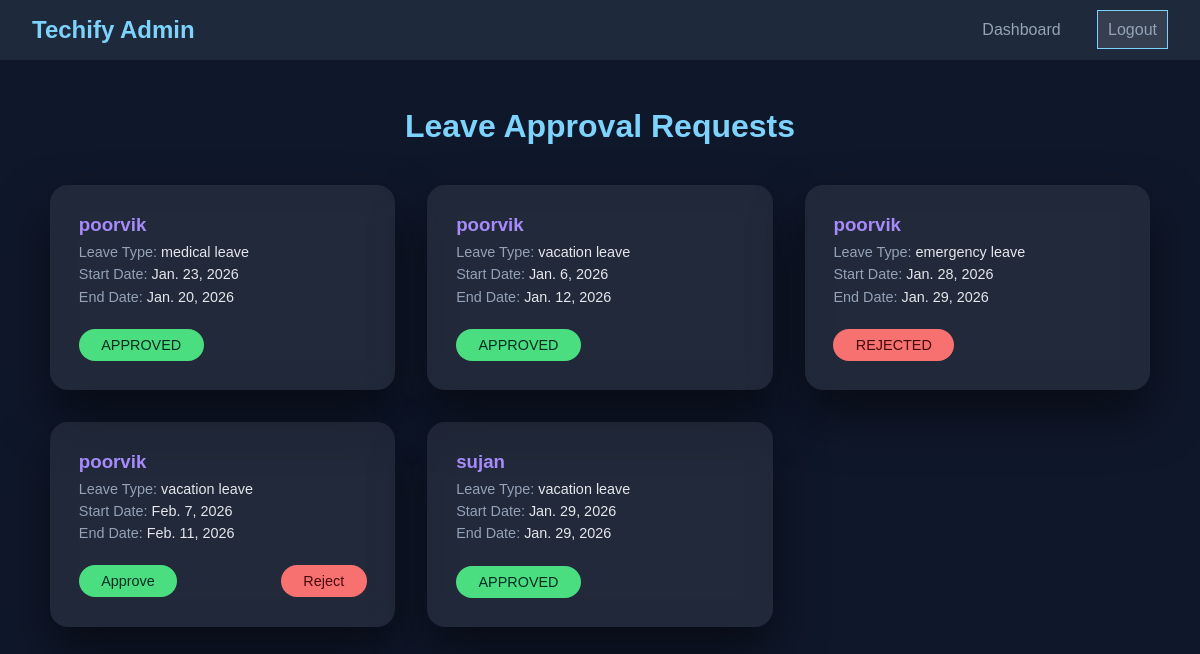
/leave/view-leave (signed in), run on the app's committed database.
### leave/models.py (models this page shows, shortened)
class Leave(models.Model):
    user=models.ForeignKey(User,on_delete=models.CASCADE , related_name='leave')
    leave_type=models.CharField(max_length=70)
    start_date=models.DateField()
    end_date=models.DateField()
    reason=models.TextField()
    status=models.CharField(max_length=10,default='Pending')

### leave/views.py (the view)
# urls.py: path('view-leave',view_leave,name='view_leave'),
@login_required
def view_leave(request):
    if request.user.profile.role!='admin':
        return redirect('staff_dashboard')
    leaves=Leave.objects.all()
    return render(request,'leave/leave_approval.html',{'leaves':leaves})

### template/leave/leave_approval.html (shortened to what this page needs)
<!DOCTYPE html>
{% load static %}
<html lang="en">
<head>
    <link rel="stylesheet" href="{% static 'css/leave_approval.css' %}">
</head>
<body>
    <div class="navbar">
        <h1>Techify Admin</h1>
        <div>
            <a href="{% url 'admin_dashboard' %}">Dashboard</a>
            <a id="lo" href="{% url 'logout' %}">Logout</a>
        </div>
    </div>
    <div class="page">
        <h2 class="page-title">Leave Approval Requests</h2>
        <div class="card-container">
    {% for leave in leaves %}
            <div class="leave-card">
                <h3>{{leave.user.username}}</h3>
                <p>Leave Type: <span>{{leave.leave_type}}</span></p>
                <p>Start Date: <span>{{leave.start_date}}</span></p>
                <p>End Date: <span>{{leave.end_date}}</span></p>
                {% if leave.status == 'Pending' %}
                <div class="action-buttons">
                    <a href="{% url 'approve_leave' leave.id %}"><button class="approved-btn">Approve</button></a>
                    <a href="{% url 'reject_leave' leave.id %}"><button class="rejected-btn">Reject</button></a>
                </div>
                {% else %}
                <div class=""><br>
                    <button class="{{leave.status|lower}}-btn">{{leave.status|upper}}</button>
                </div>
                {% endif %}
            </div>
    {% endfor %}
        </div>
    </div>
</body>
</html>

### static/css/leave_approval.css (style rules this page uses)
:root { --bg-color: #0f172a; --surface-color: #1e293b; --card-color: rgba(255, 255, 255, 0.08); --text-color: #e5e7eb; --muted-text: #94a3b8; --accent: #7dd3fc; --accent-2: #a78bfa; --success: #4ade80; --danger: #f87171; }
* { margin: 0; padding: 0; box-sizing: border-box; }
body { font-family: 'Poppins', sans-serif; background-color: var(--bg-color); color: var(--text-color); min-height: 100vh; }
.navbar { background-color: var(--surface-color); padding: 1rem 2rem; display: flex; justify-content: space-between; align-items: center; }
.navbar h1 { color: var(--accent); font-size: 1.5rem; }
.navbar a { color: var(--muted-text); text-decoration: none; margin-left: 2rem; }
.page { padding: 3rem 2rem; }
.page-title { text-align: center; font-size: 2rem; color: var(--accent); margin-bottom: 2.5rem; }
.card-container { max-width: 1100px; margin: auto; display: grid; grid-template-columns: repeat(auto-fit, minmax(300px, 1fr)); gap: 2rem; }
#lo { background-color: rgba(255, 255, 255, 0.1); padding: 10px; border: 1px solid #7dd3fc; }
.leave-card { background: var(--card-color); backdrop-filter: blur(14px); border-radius: 18px; padding: 1.8rem; box-shadow: 0 25px 50px rgba(0, 0, 0, 0.5); position: relative; transition: transform 0.3s ease; }
.leave-card h3 { color: var(--accent-2); margin-bottom: 0.5rem; }
.leave-card p { font-size: 0.9rem; color: var(--muted-text); margin-bottom: 0.4rem; }
.leave-card span { color: var(--text-color); }
.action-buttons { display: flex; justify-content: space-between; margin-top: 1.5rem; }
.approved-btn, .rejected-btn { border: none; padding: 0.5rem 1.4rem; border-radius: 999px; font-size: 0.9rem; cursor: pointer; font-weight: 500; transition: transform 0.2s ease; }
.approved-btn { background-color: var(--success); color: #022c22; }
.rejected-btn { background-color: var(--danger); color: #450a0a; }

### data on the page
Leave: user.username "poorvik", leave_type "medical leave", start_date "Jan. 23, 2026", end_date "Jan. 20, 2026", status "APPROVED"
Leave: user.username "poorvik", leave_type "vacation leave", start_date "Jan. 6, 2026", end_date "Jan. 12, 2026", status "APPROVED"
Leave: user.username "poorvik", leave_type "emergency leave", start_date "Jan. 28, 2026", end_date "Jan. 29, 2026", status "REJECTED"
Leave: user.username "poorvik", leave_type "vacation leave", start_date "Feb. 7, 2026", end_date "Feb. 11, 2026", status "Approve"
Leave: user.username "sujan", leave_type "vacation leave", start_date "Jan. 29, 2026", end_date "Jan. 29, 2026", status "APPROVED"
